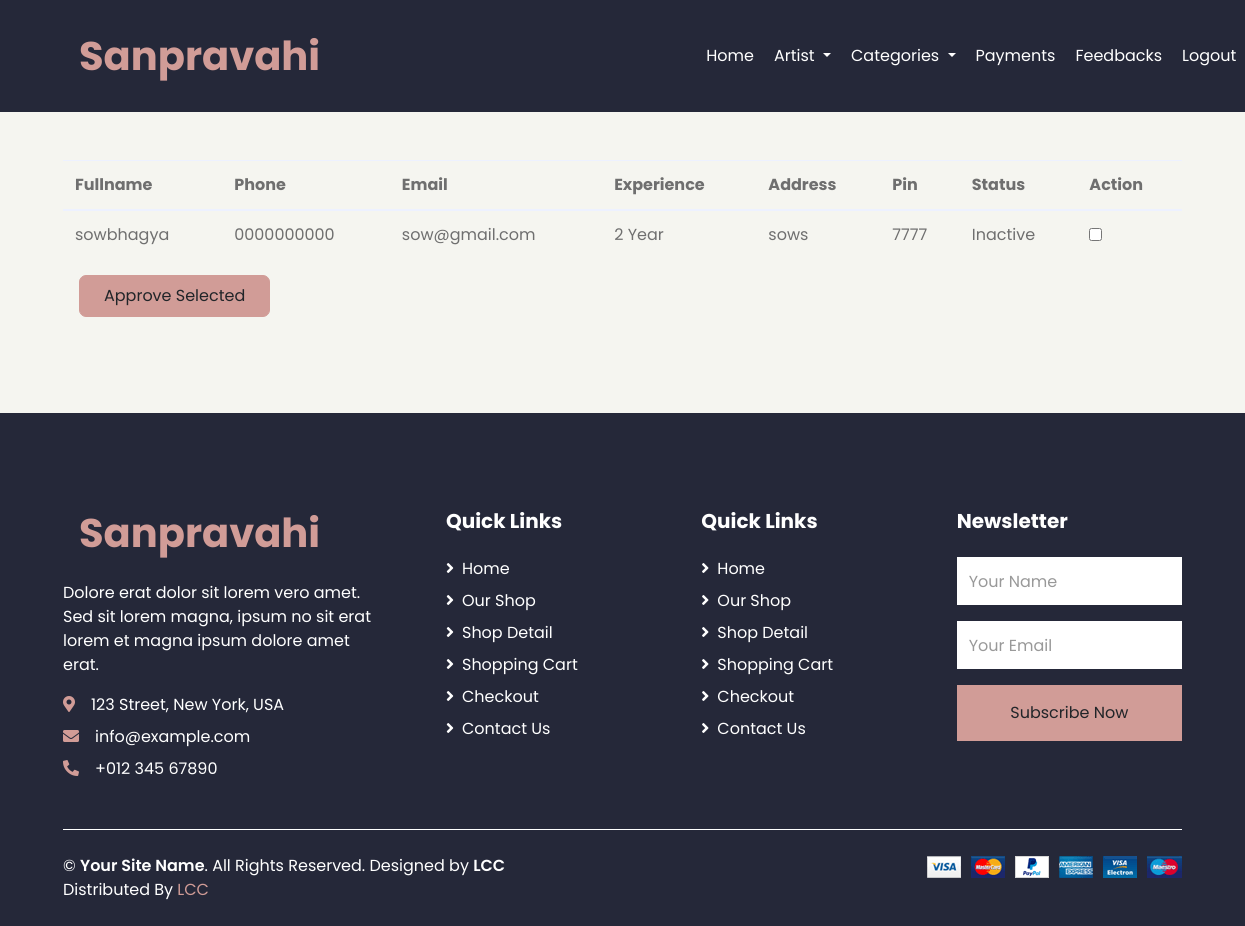
The app's page /admin-freelancerapprove/ with its own data.
### artist_app/models.py (models this page shows)
class FreelancerReg(models.Model):
    f_log=models.ForeignKey(Login,on_delete=models.CASCADE)
    f_name=models.CharField(max_length=30)
    phone=models.CharField(max_length=30)
    email=models.EmailField()
    experience=models.CharField(max_length=30)
    address=models.TextField()
    pin=models.CharField(max_length=6)
    f_status=models.CharField(max_length=30,default='Pending')

### artist_app/views.py (the view)
# urls.py: path('admin-freelancerapprove/',views.admin_freelancerapprove),
def admin_freelancerapprove(request):
    pending_freelancers=FreelancerReg.objects.filter(f_status='Pending')
    if request.POST:
        fids=request.POST.getlist('approves')
        for fid in fids:
            freelancer=FreelancerReg.objects.filter(id=fid).update(f_status='Approved')
            freelancer=FreelancerReg.objects.get(id=fid).f_log
            flogin=Login.objects.filter(username=freelancer).update(is_active=1)
    return render(request,'admin/admin_freelancerapprove.html',{'freelancers':pending_freelancers})

### templates/admin/admin_freelancerapprove.html (shortened to what this page needs)
{% extends 'admin/admin_dashboard.html' %}
{% block content %}
<div class="container-fluid pt-5">
    <div class="row px-xl-5">
        <div class="col-lg-12 table-responsive mb-5">
            <form action="" method="post">
            <table class="table">
                <thead>
                  <tr>
                    <th scope="col">Fullname</th>
                    <th scope="col">Phone</th>
                    <th scope="col">Email</th>
                    <th scope="col">Experience</th>
                    <th scope="col">Address</th>
                    <th scope="col">Pin</th>
                    <th scope="col">Status</th>
                    <th scope="col">Action</th>
                  </tr>
                </thead>
                <tbody>
                    {% for freelancer in freelancers %}
                  <tr>
                    <td>{{freelancer.f_name}}</td>
                    <td>{{freelancer.phone}}</td>
                    <td>{{freelancer.email}}</td>
                    <td>{{freelancer.experience}} Year</td>
                    <td>{{freelancer.address}}</td>
                    <td>{{freelancer.pin}}</td>
                    <td>Inactive</td>
                    <td><div class="form-check">
                        <input class="form-check-input" type="checkbox" name="approves" value="{{freelancer.id}}" id="flexCheckDefault">
                      </div>
                    </td>
                  </tr>
                  {% endfor %}
                </tbody>
              </table>
              <div>
                <button class="btn btn-primary py-2 px-4 ml-3" type="submit" style="border-radius: 7px;">Approve Selected</button>
            </div>
        </form>
        </div>
    </div>
</div>
{% endblock %}

### records on screen
FreelancerReg: f_name "sowbhagya", phone "0000000000", email "sow@gmail.com", experience "2", address "sows", pin "7777"
